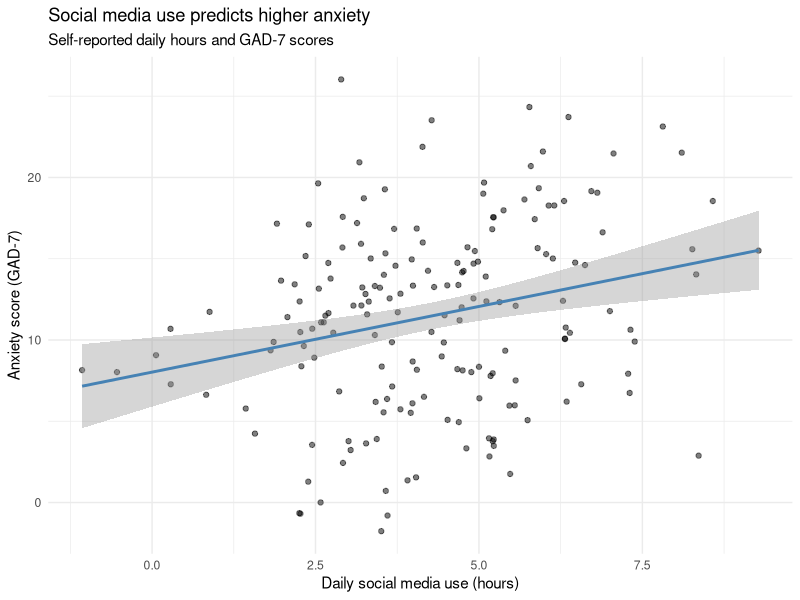
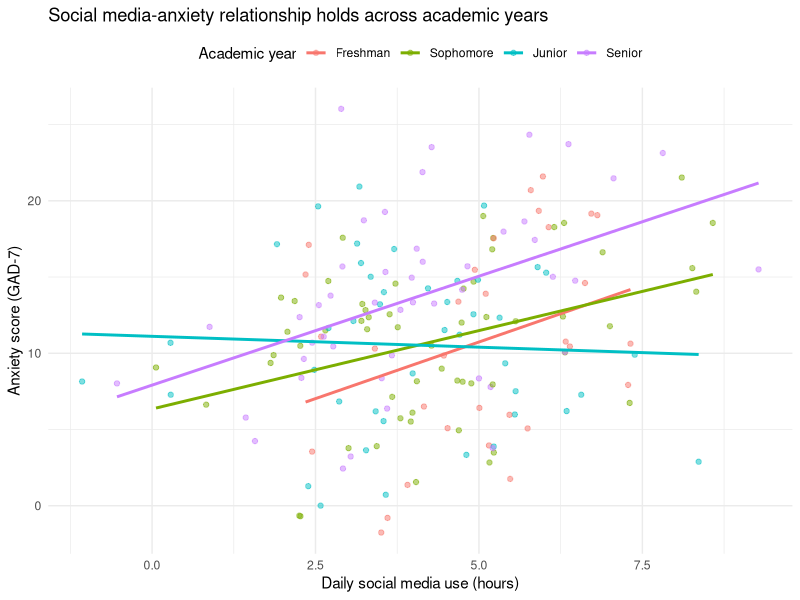
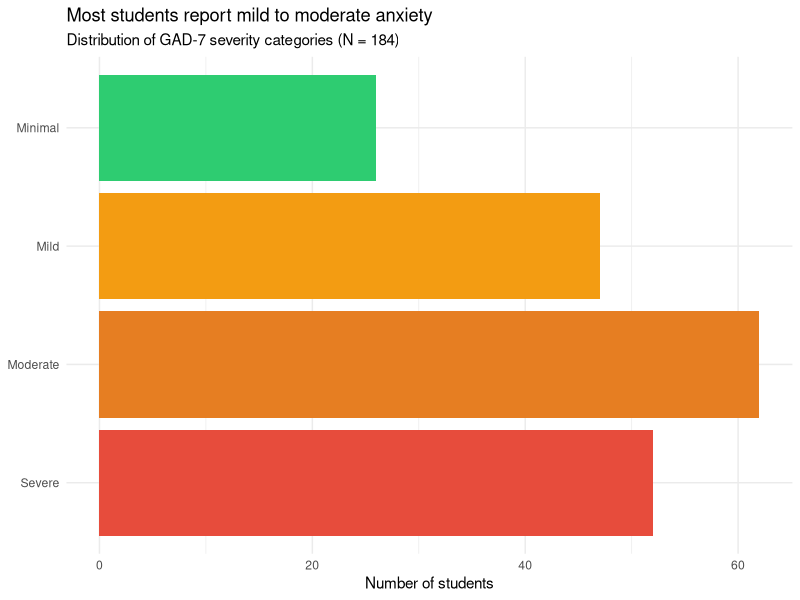
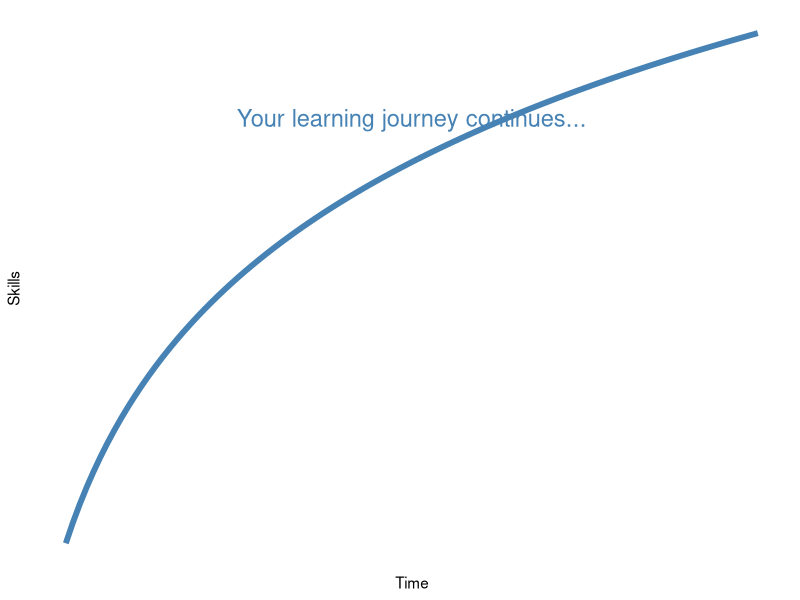

Source code (R) for these figures, in order:
## ---- chunk 1
#| include: false
library(tidyverse)
## ---- chunk 2
# Simulated college student survey data
set.seed(2026)
social_media <- tibble(
  id = 1:200,
  age = sample(18:24, 200, replace = TRUE),
  hours_social_media = rnorm(200, 4, 2),
  gad7_total = rnorm(200, 8, 5),  # Generalized Anxiety Disorder scale
  phq9_total = rnorm(200, 10, 6),  # Depression scale
  academic_year = sample(c("Freshman", "Sophomore", "Junior", "Senior"),
                        200, replace = TRUE)
) |>
  mutate(
    # Make anxiety correlate with social media use
    gad7_total = gad7_total + hours_social_media * 0.8,
    # Add some missing data
    hours_social_media = if_else(runif(200) < 0.05, NA_real_, hours_social_media),
    gad7_total = if_else(runif(200) < 0.08, NA_real_, gad7_total)
  )
## ---- chunk 3
glimpse(social_media)
## ---- chunk 4
# Check for missing data
social_media |>
  summarize(across(everything(), ~sum(is.na(.x))))
## ---- chunk 5
social_media_clean <- social_media |>
  # Remove rows with missing outcome
  drop_na(gad7_total) |>
  # Create anxiety categories
  mutate(
    anxiety_category = case_when(
      gad7_total < 5 ~ "Minimal",
      gad7_total < 10 ~ "Mild",
      gad7_total < 15 ~ "Moderate",
      gad7_total >= 15 ~ "Severe"
    ),
    anxiety_category = factor(anxiety_category,
                              levels = c("Minimal", "Mild", "Moderate", "Severe")),
    # Reorder academic year
    academic_year = factor(academic_year,
                          levels = c("Freshman", "Sophomore", "Junior", "Senior"))
  )
## ---- chunk 6
social_media_clean |>
  summarize(
    n = n(),
    mean_age = mean(age),
    mean_hours = mean(hours_social_media, na.rm = TRUE),
    sd_hours = sd(hours_social_media, na.rm = TRUE),
    mean_anxiety = mean(gad7_total),
    sd_anxiety = sd(gad7_total)
  )
## ---- chunk 7
#| output-location: slide
#| fig-alt: "Scatterplot with a linear trend line showing that higher daily social media use is associated with higher GAD-7 anxiety scores among college students."
ggplot(social_media_clean, aes(x = hours_social_media, y = gad7_total)) +
  geom_point(alpha = 0.5) +
  geom_smooth(method = "lm", color = "steelblue") +
  labs(
    title = "Social media use predicts higher anxiety",
    subtitle = "Self-reported daily hours and GAD-7 scores",
    x = "Daily social media use (hours)",
    y = "Anxiety score (GAD-7)"
  ) +
  theme_minimal()
## ---- chunk 8
# Clean data for correlation (remove NAs)
correlation_data <- social_media_clean |>
  drop_na(hours_social_media, gad7_total)

cor_value <- cor(correlation_data$hours_social_media,
                 correlation_data$gad7_total)

cor_value
## ---- chunk 9
#| output-location: slide
#| fig-alt: "Scatterplot with separate colored trend lines for each academic year, showing the positive relationship between social media use and anxiety holds across all year groups."
ggplot(social_media_clean, aes(x = hours_social_media, y = gad7_total, color = academic_year)) +
  geom_point(alpha = 0.5) +
  geom_smooth(method = "lm", se = FALSE) +
  labs(
    title = "Social media-anxiety relationship holds across academic years",
    x = "Daily social media use (hours)",
    y = "Anxiety score (GAD-7)",
    color = "Academic year"
  ) +
  theme_minimal() +
  theme(legend.position = "top")
## ---- chunk 10
#| output-location: slide
#| fig-alt: "Horizontal bar chart showing the distribution of anxiety severity categories, with most students falling in the mild to moderate range and fewer in the minimal or severe categories."
social_media_clean |>
  count(anxiety_category) |>
  mutate(anxiety_category = fct_rev(anxiety_category)) |>
  ggplot(aes(x = n, y = anxiety_category, fill = anxiety_category)) +
  geom_col() +
  scale_fill_manual(values = c(
    "Minimal" = "#2ecc71",
    "Mild" = "#f39c12",
    "Moderate" = "#e67e22",
    "Severe" = "#e74c3c"
  )) +
  labs(
    title = "Most students report mild to moderate anxiety",
    subtitle = "Distribution of GAD-7 severity categories (N = 184)",
    x = "Number of students",
    y = NULL
  ) +
  theme_minimal() +
  theme(legend.position = "none")
## ---- chunk 11
summary_table <- social_media_clean |>
  group_by(anxiety_category) |>
  summarize(
    N = n(),
    Mean_Hours = mean(hours_social_media, na.rm = TRUE),
    SD_Hours = sd(hours_social_media, na.rm = TRUE),
    Mean_Age = mean(age),
    .groups = "drop"
  )

knitr::kable(summary_table, digits = 1,
             col.names = c("Anxiety Category", "N", "M Hours", "SD Hours", "M Age"))
## ---- chunk 12
#| echo: false
#| fig-width: 10
#| fig-height: 5
#| fig-alt: "A smooth logarithmic curve labeled 'Your learning journey continues' showing rapid early growth in skills over time that gradually levels off, representing the learning curve."
tibble(
  x = seq(0, 10, 0.1),
  y = log(x + 1) * 2
) |>
  ggplot(aes(x = x, y = y)) +
  geom_line(color = "steelblue", size = 2) +
  annotate("text", x = 5, y = 4,
           label = "Your learning journey continues...",
           size = 6, color = "steelblue") +
  labs(
    x = "Time",
    y = "Skills"
  ) +
  theme_minimal() +
  theme(
    axis.text = element_blank(),
    axis.ticks = element_blank(),
    panel.grid = element_blank()
  )
